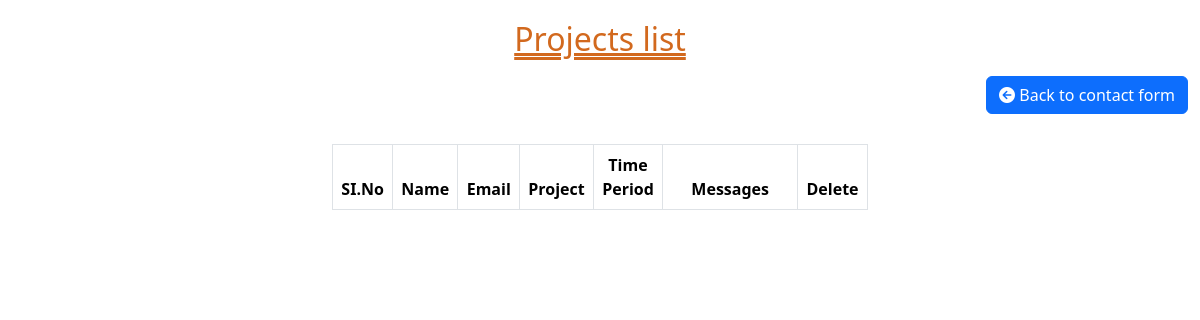
The app's page /view_contact, older data.
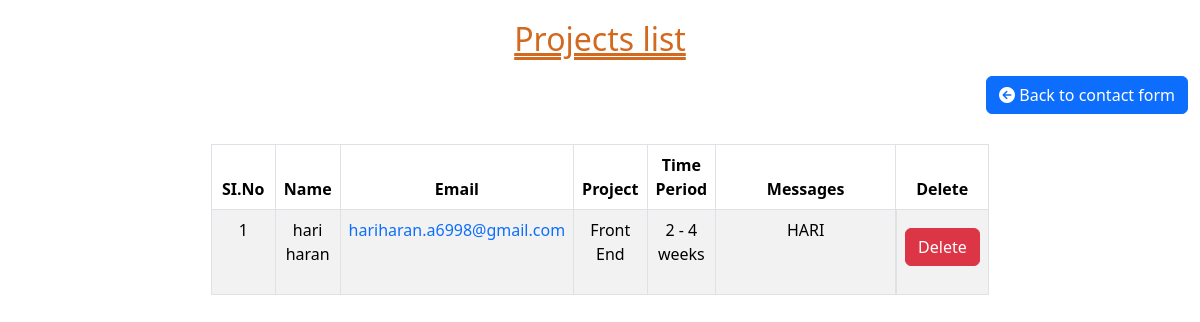
The same page, newer data.
### portfolio_app/models.py (models this page shows, shortened)
class Contact(models.Model):
    web_choice = [
        ('Front End', 'Front End'),
        ('Back End', 'Back End'),
        ('Full Stack Website', 'Full Stack Website'),
        ("I'm not sure yet", "I'm not sure yet"),
    ]
    days_choice = [
        ('2 - 4 weeks', '2 - 4 weeks'),
        ('1 - 2 Months', '1 - 2 Months'),
        ('More than 2 months', 'More than 2 months'),
    ]
    name = models.CharField(max_length = 50)
    email = models.EmailField(max_length = 50)
    web = models.CharField(choices=web_choice, max_length = 50, null = True, blank = True)
    days = models.CharField(choices=days_choice,max_length = 50, null = True, blank = True)
    text = models.TextField(max_length = 500)

### portfolio_app/views.py (the view)
# urls.py: path('view_contact', views.view_contact, name = 'view_contact'),
def view_contact(request):
    contact = Contact.objects.all()
    return render(request, 'admincontact.html',{'contact':contact})

### portfolio_app/custom_context.py (called while the page is built)
def custom_context(request):
    user = get_user(request)
    if user.is_authenticated:
        try:
            profile = UserProfile.objects.get(pro=user)
            image_url = profile.profile.url
        except UserProfile.DoesNotExist:
            image_url = None
    else:
        image_url = None
    return {'image_url': image_url}

### template/admincontact.html (shortened to what this page needs)
<!DOCTYPE html>
<html lang="en">
<head>
    <link rel="stylesheet" href="https://cdn.jsdelivr.net/npm/bootstrap@5.3.2/dist/css/bootstrap.min.css">
    <link rel="stylesheet" href="https://cdnjs.cloudflare.com/ajax/libs/font-awesome/6.5.2/css/all.min.css" />
</head>
<body>
    <div class="mainContainer table-responsive-sm">
        <h2 class="h2">Projects list</h2>
        <div class="container-fluid">
            <a href="contact" class="btn float-right btn-primary"><i class="fa-solid fa-circle-arrow-left"></i> Back to contact form</a>
        </div>
        <div class="sub_container table-responsive">
            <table class="table text-center table-bordered table-striped table-hover">
                <thead>
                    <tr>
                        <th class="col-1">SI.No</th>
                        <th class="col-1">Name</th>
                        <th class="col-1">Email</th>
                        <th class="col-1">Project</th>
                        <th class="col-1">Time Period</th>
                        <th class="col-3" colspan="2">Messages</th>
                        <th class="col-1">Delete</th>
                    </tr>
                </thead>
                <tbody>
                    {% for x in contact %}
                    <tr>
                        <td>{{forloop.counter}}</td>
                        <td>{{x.name}}</td>
                        <td><a href="mailto:{{x.email}}">{{x.email}}</a></td>
                        <td>{{x.web}}</td>
                        <td>{{x.days}}</td>
                        <td colspan="2" colspan="2">{{x.text}}</td>
                        <td class=" center-cell "><a href="delete_contact/{{x.id}}" class="btn btn-danger">Delete</a></td>
                    </tr>
                    {% endfor %}
                </tbody>
            </table>
        </div>
    </div>
</body>
</html>

Row changes from the older to the newer data that the page shows:
added Contact: name "hari haran", email "hariharan.a6998@gmail.com", web "Front End", days "2 - 4 weeks", text "HARI"
